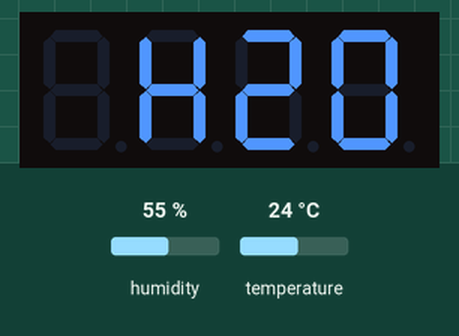
Simulated run of this sketch. Board: Arduino Nano, built with avr-gcc and run on an emulated ATmega328P. Shown: 4-digit seven-segment display. The inputs (shaded band) are chosen by the test bench; at power-on: humidity 55 %, temperature 24 °C.

Above: at 3.2 s.
3.3 s: humidity set to 22 %
At 13.3 s:
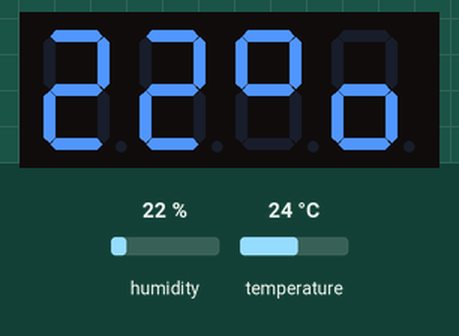
15.8 s: temperature set to 12 °C
At 25.7 s:
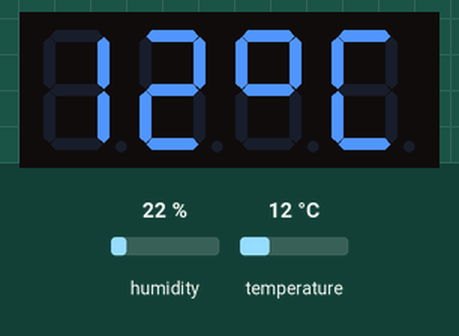
26.0 s: humidity set to 40 %
At 30.0 s:
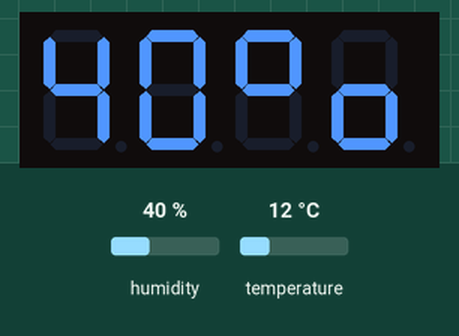
34.1 s: temperature set to 19 °C
At 42.4 s:
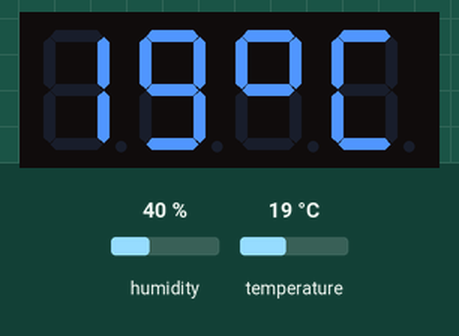
Timing chart, 0 to 43.4 s (numbered marks = the images above; inputs shaded):
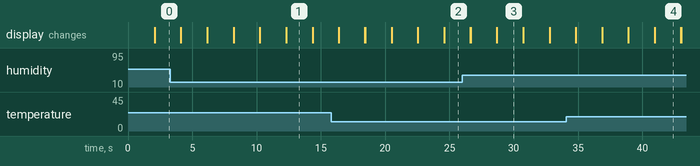

Measured:
- what the display in image 1 shows lasts 2.1 s, from 12.3 s to 14.4 s

The sketch:

DHT11_and_TM1637_Display.ino
```cpp
/*
This Code was generateed by Syed Ahmad Ali on 29 Oct, 2023,
Pins Connection for tested code.
Arduino (Nano)       |   DHT11 module     | TM1637 Display
     5V              |      Vcc           |      Vcc
     GND             |      GND           |      GND
     D2              |     Data           |       -
     D3              |       -            |      CLK
     D4              |       -            |      DIO
Libraries:
DHT sensor library by Adafruit (v 1.4.4)
TM1637 by Avishay Orpaz (v 1.2.0)
*/

#include <TM1637Display.h>  // Library for TM1637 4 Digit display

#include <Adafruit_Sensor.h> // Libraries for DHT11 temperature and humidity module
#include <DHT.h>
#include <DHT_U.h>

#define DHTPIN 2              // Digital pin connected to the DHT sensor
#define DHTTYPE    DHT11     // DHT 11

#define CLK 3    // Digital pin connected to the CLK of TM1637 display
#define DIO 4    // Digital pin connected to the DIO of TM1637 display

// Create a display object of type DHT sensor
DHT_Unified dht(DHTPIN, DHTTYPE);

// Create a display object of type TM1637Display
TM1637Display display = TM1637Display(CLK, DIO);

// Create an array that turns all segments ON
const uint8_t allON[] = {0xff, 0xff, 0xff, 0xff};

// Create an array that turns all segments OFF
const uint8_t allOFF[] = {0x00, 0x00, 0x00, 0x00};

// Create degree celsius symbol
const uint8_t celsius[] = {
  SEG_A | SEG_B | SEG_F | SEG_G,  // Degree symbol
  SEG_A | SEG_D | SEG_E | SEG_F   // C
};

const uint8_t percentage[] = {
  SEG_A | SEG_B | SEG_F | SEG_G,  // Degree symbol
  SEG_C | SEG_D | SEG_E | SEG_G   // C
};

// Create Heat symbol
const uint8_t heat[] = {
  SEG_B | SEG_C | SEG_E | SEG_F |SEG_G,  // H
  SEG_A | SEG_D | SEG_E | SEG_F |SEG_G,  // E
  SEG_A | SEG_B |SEG_C | SEG_E | SEG_F | SEG_G, //A
  SEG_D | SEG_E | SEG_F | SEG_G, //t
};

// Creat H2O symbol for humidity
const uint8_t hum[] = {
  SEG_B | SEG_C | SEG_E | SEG_F |SEG_G,  // H
  SEG_A | SEG_B |SEG_D | SEG_E | SEG_G, // 2 symbol
  SEG_A | SEG_B |SEG_C | SEG_E | SEG_F | SEG_D, //O
     // C
};

// Variable for storing Temperature and Humidity Values
int temperature = 0;
int humidity = 0;

void setup() {
  Serial.begin(9600);
  // Initializing DHT sensor object
  dht.begin();
  sensor_t sensor;

	// Set the brightness to 5 (0=dimmest 7=brightest)
	display.setBrightness(7);
	// Set all segments ON
	display.setSegments(allON);

	delay(2000);
	display.clear();

}

void loop() {

  sensors_event_t event;
  dht.temperature().getEvent(&event);
  temperature = int(event.temperature); // Converting Temperature from float to integer

  dht.humidity().getEvent(&event);
  humidity = int(event.relative_humidity); // Converting Humidity from float to integer

  display.setSegments(hum, 4, 1); // Displaying H2O symbol
	delay(2000);
	display.clear();

	display.showNumberDec(humidity, false, 2, 0);	 // Displaying Humidity value
  display.setSegments(percentage, 2, 2); // Displaying % symbol
	delay(2000);
	display.clear();

  display.setSegments(heat, 4, 0); // Displaying heat symbol
	delay(2000);
	display.clear();

  display.showNumberDec(temperature, false, 2, 0); // Displaying Temperature value
	display.setSegments(celsius, 2, 2); // Displaying Celcius symbol
	delay(2000);
	display.clear();

}
```
